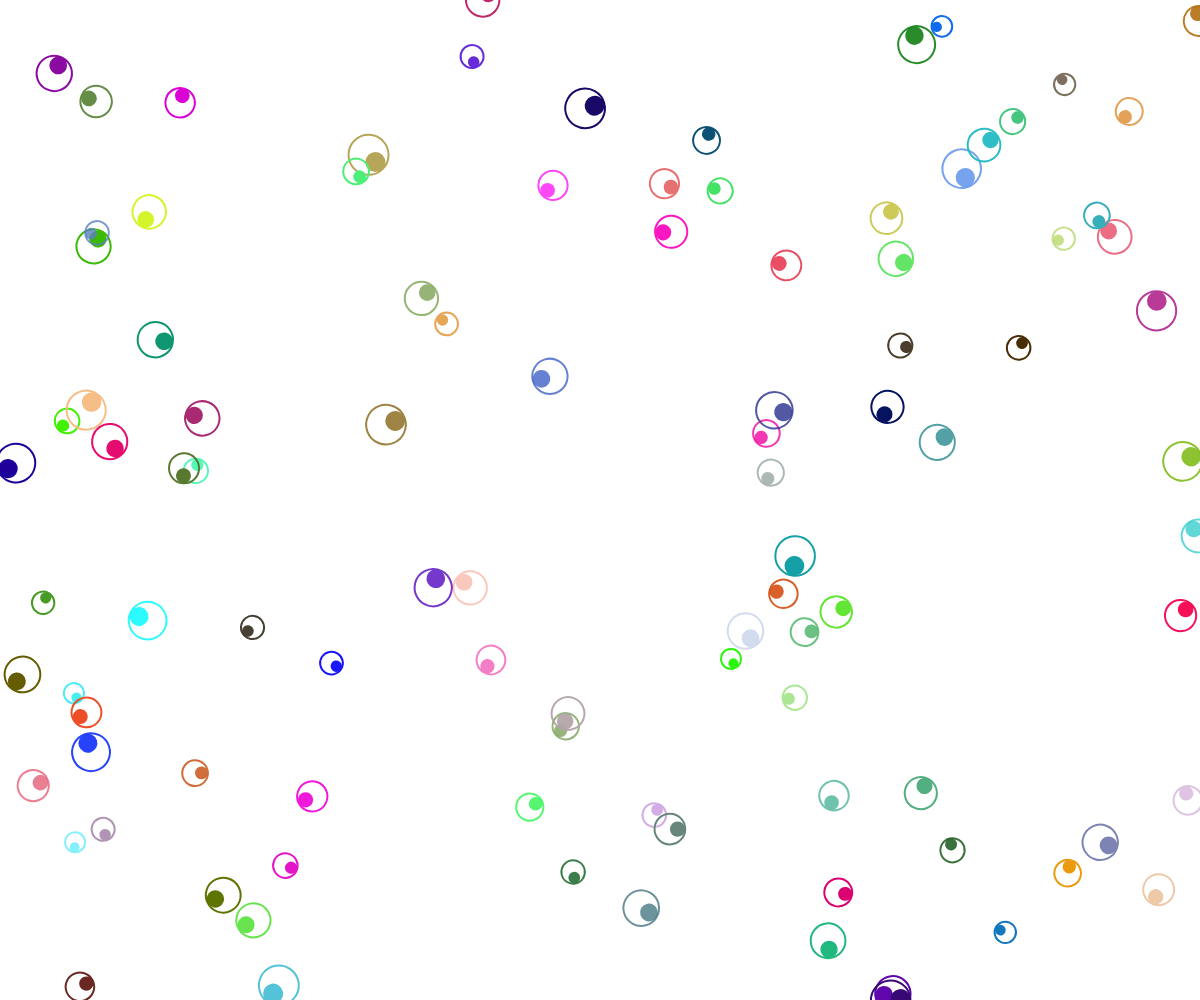
Frame 1 (no input)
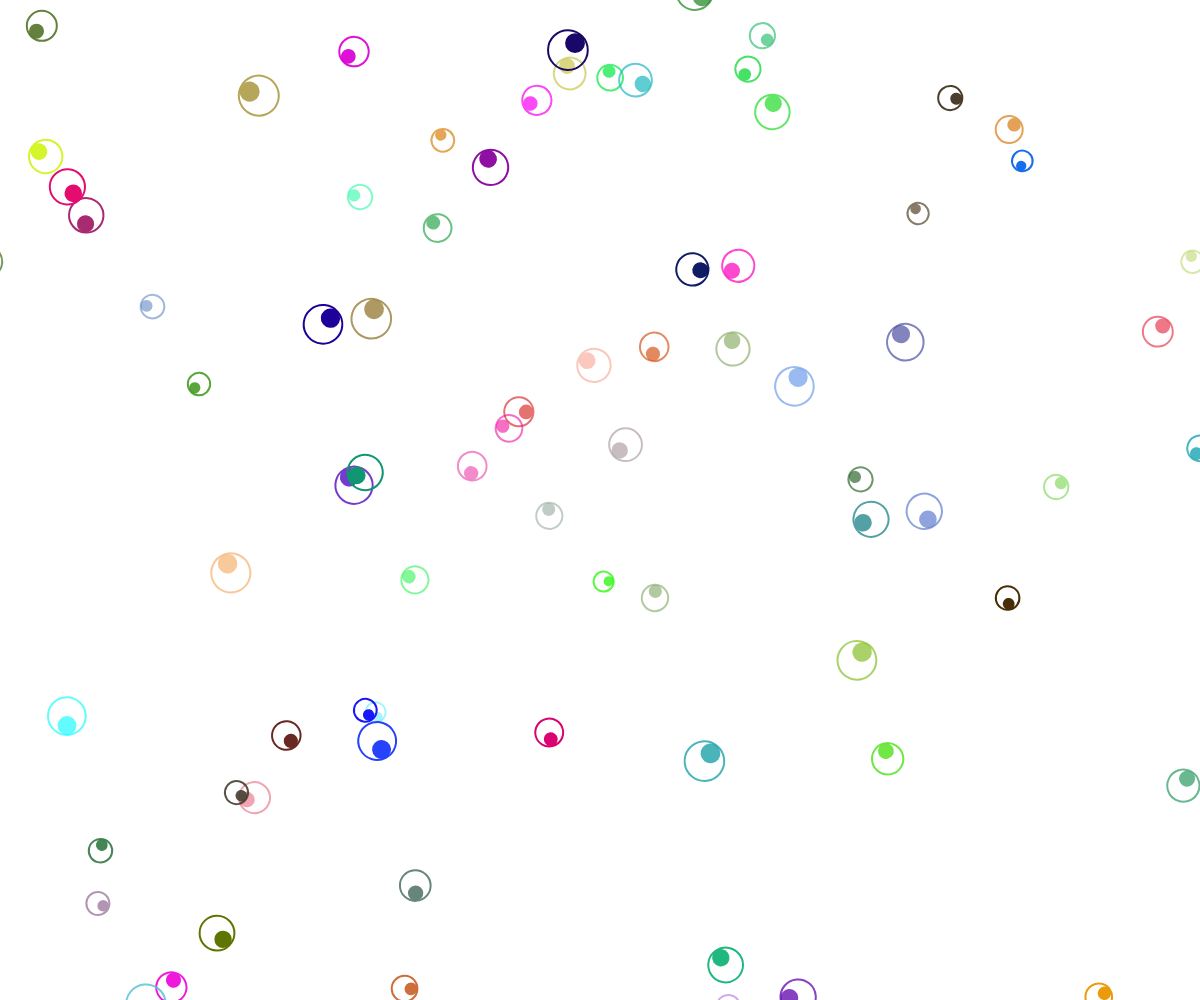
Frame 60 (no input)
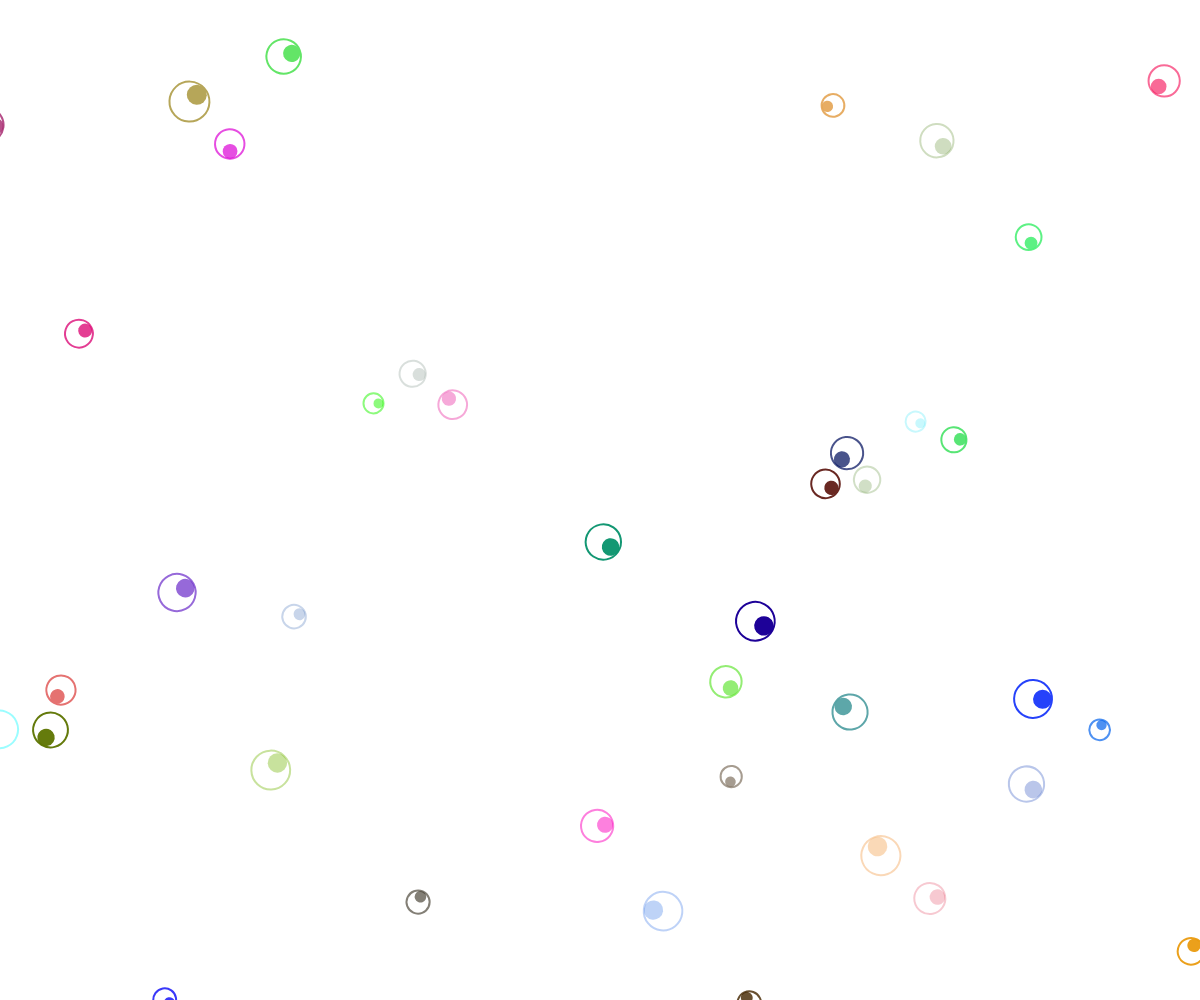
Frame 120 (the mouse pressed at the canvas centre since frame 60)

The p5.js sketch that drew these frames (run headless with seeded random() and noise() and a simulated clock; from frame 60 on, the mouse is pressed at the canvas centre):

// p5.js sketch
// ── sketch.js
class Particle{
  constructor(pos,size,lifespan){
    this.lifespan = lifespan;
    this.size = size;
    this.isDead = lifespan <= 0;

    this.pos = pos.copy();
    this.vel = createVector();
    this.acc = createVector();

    this.angle = random(0,Math.PI * 2);
    this.angleAcc = 0;
    this.angleVel = 0;

    this.color = color(random(0,255),random(0,255),random(0,255),255);
  }

  applyForce(force){
    this.acc.add(force);
  }

  applyTorque(torque){
    this.angleAcc += torque;
  }

  update(){
    this.vel.add(this.acc);
    this.pos.add(this.vel);
    this.acc.mult(0);

    this.angleVel += this.angleAcc;
    this.angle += this.angleVel;

    this.lifespan -= 1;
    if(this.lifespan <= 0)  {
      this.isDead = true;
      this.lifespan = 0;
    }
  }

  display(){
    this.color.setAlpha(this.lifespan);
    push();
      translate(this.pos.x,this.pos.y);
      rotate(this.angle);

      stroke(this.color);
      strokeWeight(2);
      noFill();
      circle(0,0,this.size);
      fill(this.color);
      noStroke();
      circle(0,0+this.size/4,this.size/2);
    pop();
  }
}

let arr = [];

function setup() {
  createCanvas(windowWidth,windowHeight);
  for(let i = 0;i < 100;i ++){
    let life = random(200,400);
    let size = random(20,40);
    let particle = new Particle(createVector(random(0,width),random(0,height)),size,life);
    arr.push(particle);
  }
}

function draw() {
  background(255);
  let alive = arr.filter((item)=>{
    return !item.isDead;
  });
  alive.forEach((p)=>{
    p.applyForce(p5.Vector.random2D());
    p.applyTorque(random(-0.1,0.1));
    p.update();
    p.display();
  });
}
